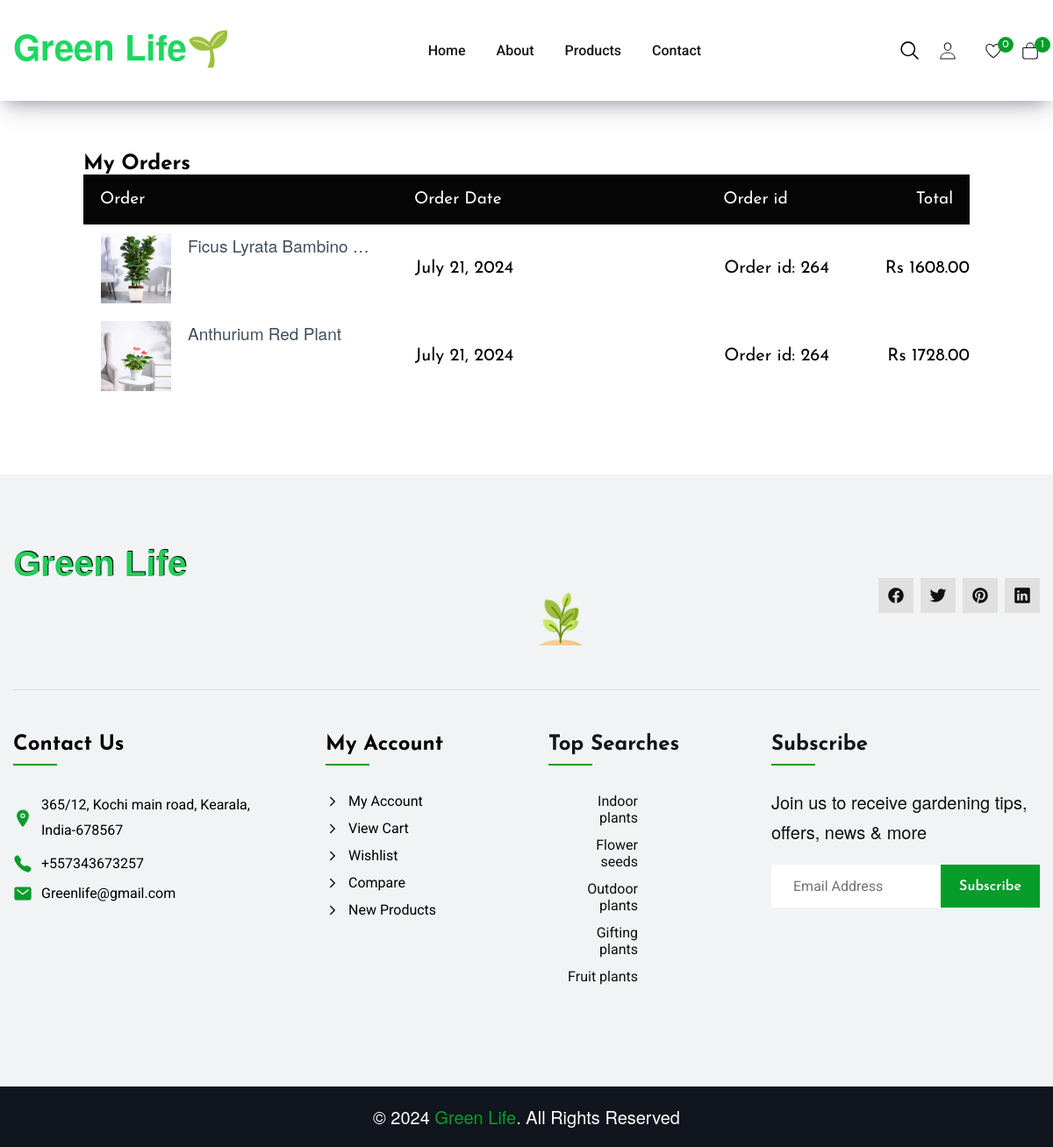
Page /ordertrack (signed in) on the committed database.
### order/models.py (models this page shows, shortened)
class Order(models.Model):
    CART_STAGE=0
    ORDER_CONFIRMED=1
    ORDER_SHIPPED=2
    ORDER_DELIVERED=3
    ORDER_REJECTED=4
    STATUS_CHOICE=((ORDER_CONFIRMED,'ORDER_CONFIRMED'),
                   (ORDER_SHIPPED,'ORDER_SHIPPED'),
                   (ORDER_DELIVERED,'ORDER_DELIVERED'),
                   (ORDER_REJECTED,'ORDER_REJECTED'),
                   )
    order_status=models.IntegerField(choices=STATUS_CHOICE,default=CART_STAGE)
    address=models.ForeignKey(Address,on_delete=models.SET_NULL,null=True,blank=True)
    total_price=models.TextField(default=0)
    owner=models.ForeignKey(Customuser,on_delete=models.SET_NULL,null=True,related_name='orders')
    order_date = models.DateField(auto_now_add=True)
    updated_at = models.DateField(auto_now=True)

class Orderitem(models.Model):
    CART_STAGE=0
    ORDER_CONFIRMED=1
    ORDER_SHIPPED=2
    ORDER_DELIVERED=3
    ORDER_REJECTED=4
    STATUS_CHOICE=((ORDER_CONFIRMED,'ORDER_CONFIRMED'),
                   (ORDER_SHIPPED,'ORDER_SHIPPED'),
                   (ORDER_DELIVERED,'ORDER_DELIVERED'),
                   (ORDER_REJECTED,'ORDER_REJECTED'),
                   )
    product=models.ForeignKey(Products,related_name='added_carts',on_delete=models.SET_NULL,null=True)
    quantity=models.IntegerField(default=1)
    owner=models.ForeignKey(Order,on_delete=models.CASCADE,related_name='added_items')
    item_status=models.IntegerField(choices=STATUS_CHOICE,default=CART_STAGE)
    delivery_date = models.DateField(null=True, blank=True)
    Checkout=models.ForeignKey(Checkout,on_delete=models.CASCADE,related_name='chekout',null=True,blank=True)

### product/models.py (models this page shows, shortened)
class Products(models.Model):
    IN_STOCK=0
    OUT_OF_STOCK=1
    STOCK = ((IN_STOCK, 'IN_STOCK'), (OUT_OF_STOCK, 'OUT_OF_STOCK'))
    CONDITION = (('New', 'New'), ('Old', 'Old'))
    name = models.CharField(max_length=100)
    desc=models.TextField(default=True)
    quantity = models.IntegerField(default=10)
    category=models.ForeignKey(Category,on_delete=models.CASCADE)
    price = models.DecimalField(max_digits=10, decimal_places=2)
    offer = models.DecimalField(max_digits=10, decimal_places=0)
    image1=models.ImageField(upload_to='product_images')
    image2=models.ImageField(upload_to='product_images',null=True,default=True)
    image3=models.ImageField(upload_to='product_images',null=True,default=True)
    image4=models.ImageField(upload_to='product_images',null=True,default=True)
    color=models.CharField(max_length=50)
    views=models.IntegerField(default=0)
    condtion = models.CharField(choices=CONDITION, max_length=100)
    stock = models.IntegerField(choices=STOCK,default=OUT_OF_STOCK)
    create_at = models.DateField(auto_now_add=True)
    updated_at = models.DateField(auto_now=True)
    filter_price = models.ForeignKey(Filter_Price, on_delete=models.CASCADE)
    def orginal_price(self):
        orginal_price=self.price-(self.price*(self.offer/100))
        return round(orginal_price,2)

### home/decorator.py (the view)
    def wrapper_func(request, *args, **kwargs):
        user_email = request.session.get('users',None)
        try:
            username = Customuser.objects.get(email = user_email)
            if username.is_blocked:
                del request.session["users"]
                messages.error(request, "You are blocked")
                return redirect("login")
            return view_func(request,username=username, *args, **kwargs)
        except Customuser.DoesNotExist:
            pass
        return view_func(request,username=None, *args, **kwargs)

### home/decorator.py (called while the page is built)
def session_handler(view_func):
    def wrapper_func(request, *args, **kwargs):
        user_email = request.session.get('users',None)
        try:
            username = Customuser.objects.get(email = user_email)
            if username.is_blocked:
                del request.session["users"]
                messages.error(request, "You are blocked")
                return redirect("login")
            return view_func(request,username=username, *args, **kwargs)
        except Customuser.DoesNotExist:
            pass
        return view_func(request,username=None, *args, **kwargs)
    return wrapper_func

### order/templatetags/gettotal.py (called while the page is built)
@register.filter(name='gettotal')
def gettotal(cart):
    total=0
    for item in cart.added_items.all():
        price=item.product.orginal_price()
        total=total+item.quantity*price
    return total

### userprofile/views.py (called while the page is built)
@session_handler
def ordertrack(request,username=None):
    try:
        if username:
            cart_obj,created=Order.objects.get_or_create(
                    owner=username,
                    order_status=Order.CART_STAGE
                )
            wish=Wishlist.objects.all()
            try:
                    allorder=Orderitem.objects.all().exclude(item_status=Order.CART_STAGE).order_by("-id")
            except Exception as e:
                print(e)
            context = {
                "allorder": allorder,
                "username": username,
                'cart':cart_obj,
                'username':username,
                'wish':wish
            }
            return render(request, "userprofile/ordertrack.html", context)
    except Exception as e:
        print(e)
        return redirect("home")
    return redirect("login")

### templates/userprofile/ordertrack.html (shortened to what this page needs)
{% extends 'base.html' %}
{% load static %}
{% block navbar %}
{% include 'navbar.html' %}
{% endblock navbar %}
{% block maincontent %}
<link rel="stylesheet" href="{% static 'css/cart.css' %}">
<link rel="stylesheet" href="{% static 'css/success.css' %}">
<section class="section ordertrack">
    <div class="container">
    <div class="small-container cart-page">
        {% if allorder %}
        <h2 >My Orders</h2>
        <table>
            <tr>
                <th class="order-track">Order</th>
                <th class="order-track">Order Date</th>
                <th class="order-track">Order id</th>
                <th class="order-track">Total</th>
            </tr>
            {% for  i in allorder %}
            <tr>
                <td>
                    <div class="cart-info">
                        <a href={% url 'orderitems' i.id %}><img src="{{i.product.image1.url}}"></a>
                        <div class="cart-details">
                            <p style="font-size:19px;">{{i.product.name | truncatewords:3}}</p>
                        </div>
                    </div>
                </td>
                    <td style="font-size:20px">{{i.owner.order_date}}</td>
                    <td style="font-size:20px;">Order id:&nbsp;{{i.owner.id }}</td>
                    <td style="font-size:20px">Rs&nbsp;{{i.product.orginal_price}}</td>
             </tr>
             {% endfor %}
        </table>
        {% else %}
        <h2 style="text-align:center;font-size:38px">Empty order</h2>
        {% endif %}
    </div>
</div>
</section>
    {% include 'footer.html' %}
  {% endblock %}

### templates/base.html (shortened to what this page needs)
{% load static %}
<!DOCTYPE html>
<html lang="en">
<head>
  <link rel="stylesheet" href="{% static 'css/style.css' %}">
  <link rel="stylesheet" href="https://cdnjs.cloudflare.com/ajax/libs/font-awesome/4.7.0/css/font-awesome.min.css">
  <link
  rel="stylesheet"
  href="https://cdn.jsdelivr.net/npm/swiper@11/swiper-bundle.min.css"/>
</head>
<body>
    {% block navbar %}
    {% endblock navbar %}
    {% block maincontent %}
    {% endblock maincontent %}
  </body>
  </html>

### templates/navbar.html (shortened to what this page needs)
{% load static %}
{% load gettotal %}
<header class="header" data-header>
    <div class="container">
      <a href="/" class="logo">
        <h1 style="color:#1ed760">Green Life🌱</h1>
      </a>
      <nav class="navbar" data-navbar>
        <ul class="navbar-list">
          <li class="navbar-item">
            <a href="/" class="navbar-link">Home</a>
          </li>
          <li class="navbar-item">
            <a href="{% url 'about' %}" class="navbar-link">About</a>
          </li>
          <li class="navbar-item">
            <a href="{% url 'allproduct' %}" class="navbar-link">Products</a>
          </li>
          <li class="navbar-item">
            <a href="{% url 'contact' %}" class="navbar-link">Contact</a>
          </li>
        </ul>
        <ul class="nav-action-list">
          <li>
            <div class="header-action">
              <div class="search-wrapper" data-search-wrapper>
                <button class="header-action-btn" aria-label="Toggle search" data-search-btn>
                  <ion-icon name="search-outline" class="search-icon"></ion-icon>
                </button>
              </div>
          </li>
          <li>
            <button class="nav-action-btn" >
              <ion-icon name="person-outline" aria-hidden="true" ></ion-icon>
            </button>
          </li>
          <li>
            <button class="nav-action-btn" data-panel-btn="wishlist">
              <ion-icon name="heart-outline" aria-hidden="true"></ion-icon>
              {% if 'users' in request.session %}
              {% if wish.count == 0 %}
              <data class="nav-action-badge" value="5" aria-hidden="true">0</data>
              {% else %}
              <data class="nav-action-badge" value="5" aria-hidden="true">{{wish.count}}</data>
              {% endif %}
              {% else %}
              <data class="nav-action-badge" value="5" aria-hidden="true">0</data>
              {% endif %}
            </button>
          </li>
          <li>
            <button class="nav-action-btn" data-panel-btn="cart">
              <ion-icon name="bag-outline" aria-hidden="true"></ion-icon>
              {% if 'users' in request.session %}
              {% if cart.added_items.count == 0 %}
              <data class="nav-action-badge" value="4" aria-hidden="true">0</data>
              {% else %}
              <data class="nav-action-badge" value="4" aria-hidden="true">{{cart.added_items.count}}</data>
              {% endif %}
              {% else %}
              <data class="nav-action-text" value="318.00">Cart: <strong></strong></data>
              <data class="nav-action-badge" value="4" aria-hidden="true">0</data>
              {% endif %}
            </button>
          </li>
        </ul>
      </nav>
    </div>
  </header>

### templates/footer.html
{% load static %}
<footer class="footer">
    <div class="footer-top section">
      <div class="container">
        <div class="footer-brand">
          <a href="#" class="logo">
            <h1>Green Life</h1>
            <img src="{% static 'images/plant.png' %}">
          </a>
          <ul class="social-list">
            <li>
              <a href="#" class="social-link">
                <ion-icon name="logo-facebook"></ion-icon>
              </a>
            </li>
            <li>
              <a href="#" class="social-link">
                <ion-icon name="logo-twitter"></ion-icon>
              </a>
            </li>
            <li>
              <a href="#" class="social-link">
                <ion-icon name="logo-pinterest"></ion-icon>
              </a>
            </li>
            <li>
              <a href="#" class="social-link">
                <ion-icon name="logo-linkedin"></ion-icon>
              </a>
            </li>
          </ul>
        </div>
        <div class="footer-link-box">
          <ul class="footer-list">
            <li>
              <p class="footer-list-title">Contact Us</p>
            </li>
            <li>
              <address class="footer-link">
                <ion-icon name="location"></ion-icon>
                <span class="footer-link-text" style="color:black">
                  365/12, Kochi main road, Kearala, India-678567
                </span>
              </address>
            </li>
            <li>
              <a href="tel:+557343673257" class="footer-link">
                <ion-icon name="call"></ion-icon>
                <span class="footer-link-text" style="color:black">+557343673257</span>
              </a>
            </li>
            <li>
              <a href="mailto:greenlife@gmail.com" class="footer-link">
                <ion-icon name="mail"></ion-icon>
                <span class="footer-link-text" style="color:black">Greenlife@gmail.com</span>
              </a>
            </li>
          </ul>
          <ul class="footer-list">
            <li>
              <p class="footer-list-title" style="color:black">My Account</p>
            </li>
            <li>
              <a href="#" class="footer-link">
                <ion-icon name="chevron-forward-outline"></ion-icon>
                <span class="footer-link-text" style="color:black">My Account</span>
              </a>
            </li>
            <li>
              <a href="#" class="footer-link">
                <ion-icon name="chevron-forward-outline"></ion-icon>
                <span class="footer-link-text" style="color:black">View Cart</span>
              </a>
            </li>
            <li>
              <a href="#" class="footer-link">
                <ion-icon name="chevron-forward-outline"></ion-icon>
                <span class="footer-link-text" style="color:black">Wishlist</span>
              </a>
            </li>
            <li>
              <a href="#" class="footer-link">
                <ion-icon name="chevron-forward-outline"></ion-icon>
                <span class="footer-link-text" style="color:black">Compare</span>
              </a>
            </li>
            <li>
              <a href="#" class="footer-link">
                <ion-icon name="chevron-forward-outline"></ion-icon>
                <span class="footer-link-text" style="color:black">New Products</span>
              </a>
            </li>
          </ul>
          <div class="footer-list">
            <p class="footer-list-title">Top Searches</p>
            <table class="footer-table">
              <tbody>
                <tr class="table-row">
                  <td class="table-data">Indoor plants</td>
                </tr>
                <tr class="table-row">
                  <td class="table-data">Flower seeds</td>
                </tr>
                <tr class="table-row">
                  <td class="table-data">Outdoor plants</td>
                </tr>
                <tr class="table-row">
                  <td class="table-data">Gifting plants</td>
                </tr>
                <tr class="table-row">
                  <td class="table-data">Fruit plants</td>
                </tr>
              </tbody>
            </table>
          </div>
          <div class="footer-list">
            <p class="footer-list-title">Subscribe</p>
            <p class="newsletter-text">
              Join us to receive gardening tips, offers, news & more
            </p>
            <form action="" class="newsletter-form">
              <input type="email" name="email" placeholder="Email Address" class="newsletter-input">
              <button type="submit" class="btn btn-primary">Subscribe</button>
            </form>
          </div>
        </div>
      </div>
    </div>
    <div class="footer-bottom">
      <div class="container">
        <p class="copyright">
          &copy; 2024 <a href="#" class="copyright-link">Green Life</a>. All Rights Reserved
        </p>
      </div>
    </div>
  </footer>

### templates/sidebar.html (shortened to what this page needs)
{% load static %}
{% load gettotal %}

### static/css/cart.css (style rules this page uses)
.cart-page { margin: 5px 80px; }
table { width: 100%; border-collapse: collapse; }
.cart-info { display: flex; flex-wrap: wrap; padding-bottom: 10px; }
td { padding-left: 20px; }
th { text-align: left; padding: 19px; color: #fff; background: #050505; font-weight: normal; font-size: 19px; width: 58%; }
.order-track { width: 40%; }
.cart-details { padding: 10px 9px; font-size: 20px; }
td a { color: #ff523b; font-size: 16px; }
td img { width: 80px; height: 80px; margin-top:10px; margin-right: 10px; }
td:last-child { text-align: right; }
th:last-child { text-align: right; }

### static/css/success.css (style rules this page uses)
h1 { color: #88B04B; font-family: "Nunito Sans", "Helvetica Neue", sans-serif; font-weight: 900; font-size: 40px; margin-bottom: 10px; }
p { color: #404F5E; font-family: "Nunito Sans", "Helvetica Neue", sans-serif; font-size:20px; margin: 0; }

### rows in the picture
Order: added_items.count "1"
Orderitem: product.image1 (picture), product.name "Ficus Lyrata Bambino …", owner.order_date "July 21, 2024", owner.id "264", product.orginal_price "1608.00"
Orderitem: product.image1 (picture), product.name "Anthurium Red Plant", owner.order_date "July 21, 2024", owner.id "264", product.orginal_price "1728.00"
